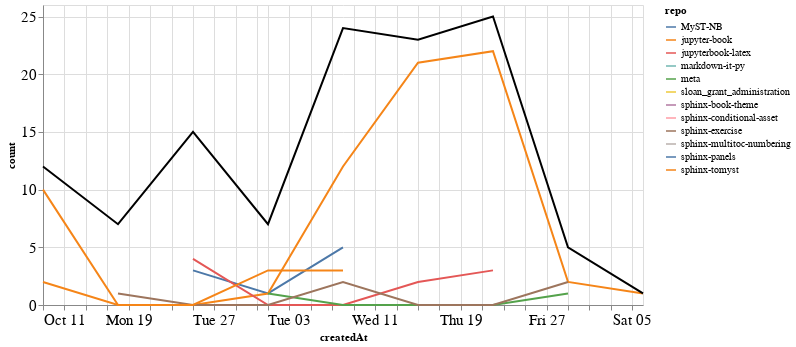

Notebook code cell kept with this figure:
### Markdown cell above
### Comments

### Code cell
comments_time = comments.groupby('repo').resample('W', on='createdAt').count()['author'].reset_index()
comments_time = comments_time.rename(columns={'author': 'count'})
comments_time_total = comments_time.groupby('createdAt').agg({"count": "sum"}).reset_index()
ch1 = alt.Chart(comments_time, width=600).mark_line().encode(
    x='createdAt',
    y='count',
    color='repo',
    tooltip="repo"
)

ch2 = alt.Chart(comments_time_total, width=600).mark_line(color="black").encode(
    x='createdAt',
    y='count',
)

ch1 + ch2

### Figure 1 — Vega-Lite specification as saved in the notebook (floating-point values rounded to 4 significant figures)
{"config": {"axisLeft": {"labelFontSize": 15}, "axisBottom": {"labelFontSize": 15}}, "layer": [{"data": {"name": "data-9250c29343419f6868ec3e263f4a2309"}, "mark": "line", "encoding": {"color": {"type": "nominal", "field": "repo"}, "tooltip": {"type": "nominal", "field": "repo"}, "x": {"type": "temporal", "field": "createdAt"}, "y": {"type": "quantitative", "field": "count"}}, "width": 600}, {"data": {"name": "data-f7d3e2e72818ca03b6ef303abe010617"}, "mark": {"type": "line", "color": "black"}, "encoding": {"x": {"type": "temporal", "field": "createdAt"}, "y": {"type": "quantitative", "field": "count"}}, "width": 600}], "$schema": "https://vega.github.io/schema/vega-lite/v4.8.1.json", "datasets": {"data-9250c29343419f6868ec3e263f4a2309": [{"repo": "MyST-NB", "createdAt": "2020-10-25T00:00:00", "count": 3}, {"repo": "MyST-NB", "createdAt": "2020-11-01T00:00:00", "count": 1}, {"repo": "MyST-NB", "createdAt": "2020-11-08T00:00:00", "count": 5}, {"repo": "jupyter-book", "createdAt": "2020-10-11T00:00:00", "count": 10}, {"repo": "jupyter-book", "createdAt": "2020-10-18T00:00:00", "count": 0}, {"repo": "jupyter-book", "createdAt": "2020-10-25T00:00:00", "count": 0}, {"repo": "jupyter-book", "createdAt": "2020-11-01T00:00:00", "count": 1}, {"repo": "jupyter-book", "createdAt": "2020-11-08T00:00:00", "count": 12}, {"repo": "jupyter-book", "createdAt": "2020-11-15T00:00:00", "count": 21}, {"repo": "jupyter-book", "createdAt": "2020-11-22T00:00:00", "count": 22}, {"repo": "jupyter-book", "createdAt": "2020-11-29T00:00:00", "count": 2}, {"repo": "jupyter-book", "createdAt": "2020-12-06T00:00:00", "count": 1}, {"repo": "jupyterbook-latex", "createdAt": "2020-10-25T00:00:00", "count": 4}, {"repo": "jupyterbook-latex", "createdAt": "2020-11-01T00:00:00", "count": 0}, {"repo": "jupyterbook-latex", "createdAt": "2020-11-08T00:00:00", "count": 0}, {"repo": "jupyterbook-latex", "createdAt": "2020-11-15T00:00:00", "count": 2}, {"repo": "jupyterbook-latex", "createdAt": "2020-11-22T00:00:00", "count": 3}, {"repo": "markdown-it-py", "createdAt": "2020-10-25T00:00:00", "count": 8}, {"repo": "meta", "createdAt": "2020-11-01T00:00:00", "count": 1}, {"repo": "meta", "createdAt": "2020-11-08T00:00:00", "count": 0}, {"repo": "meta", "createdAt": "2020-11-15T00:00:00", "count": 0}, {"repo": "meta", "createdAt": "2020-11-22T00:00:00", "count": 0}, {"repo": "meta", "createdAt": "2020-11-29T00:00:00", "count": 1}, {"repo": "sloan_grant_administration", "createdAt": "2020-10-18T00:00:00", "count": 2}, {"repo": "sphinx-book-theme", "createdAt": "2020-11-08T00:00:00", "count": 2}, {"repo": "sphinx-conditional-asset", "createdAt": "2020-10-18T00:00:00", "count": 1}, {"repo": "sphinx-exercise", "createdAt": "2020-10-18T00:00:00", "count": 1}, {"repo": "sphinx-exercise", "createdAt": "2020-10-25T00:00:00", "count": 0}, {"repo": "sphinx-exercise", "createdAt": "2020-11-01T00:00:00", "count": 0}, {"repo": "sphinx-exercise", "createdAt": "2020-11-08T00:00:00", "count": 2}, {"repo": "sphinx-exercise", "createdAt": "2020-11-15T00:00:00", "count": 0}, {"repo": "sphinx-exercise", "createdAt": "2020-11-22T00:00:00", "count": 0}, {"repo": "sphinx-exercise", "createdAt": "2020-11-29T00:00:00", "count": 2}, {"repo": "sphinx-multitoc-numbering", "createdAt": "2020-11-01T00:00:00", "count": 1}, {"repo": "sphinx-panels", "createdAt": "2020-10-18T00:00:00", "count": 3}, {"repo": "sphinx-tomyst", "createdAt": "2020-10-11T00:00:00", "count": 2}, {"repo": "sphinx-tomyst", "createdAt": "2020-10-18T00:00:00", "count": 0}, {"repo": "sphinx-tomyst", "createdAt": "2020-10-25T00:00:00", "count": 0}, {"repo": "sphinx-tomyst", "createdAt": "2020-11-01T00:00:00", "count": 3}, {"repo": "sphinx-tomyst", "createdAt": "2020-11-08T00:00:00", "count": 3}], "data-f7d3e2e72818ca03b6ef303abe010617": [{"createdAt": "2020-10-11T00:00:00", "count": 12}, {"createdAt": "2020-10-18T00:00:00", "count": 7}, {"createdAt": "2020-10-25T00:00:00", "count": 15}, {"createdAt": "2020-11-01T00:00:00", "count": 7}, {"createdAt": "2020-11-08T00:00:00", "count": 24}, {"createdAt": "2020-11-15T00:00:00", "count": 23}, {"createdAt": "2020-11-22T00:00:00", "count": 25}, {"createdAt": "2020-11-29T00:00:00", "count": 5}, {"createdAt": "2020-12-06T00:00:00", "count": 1}]}}
